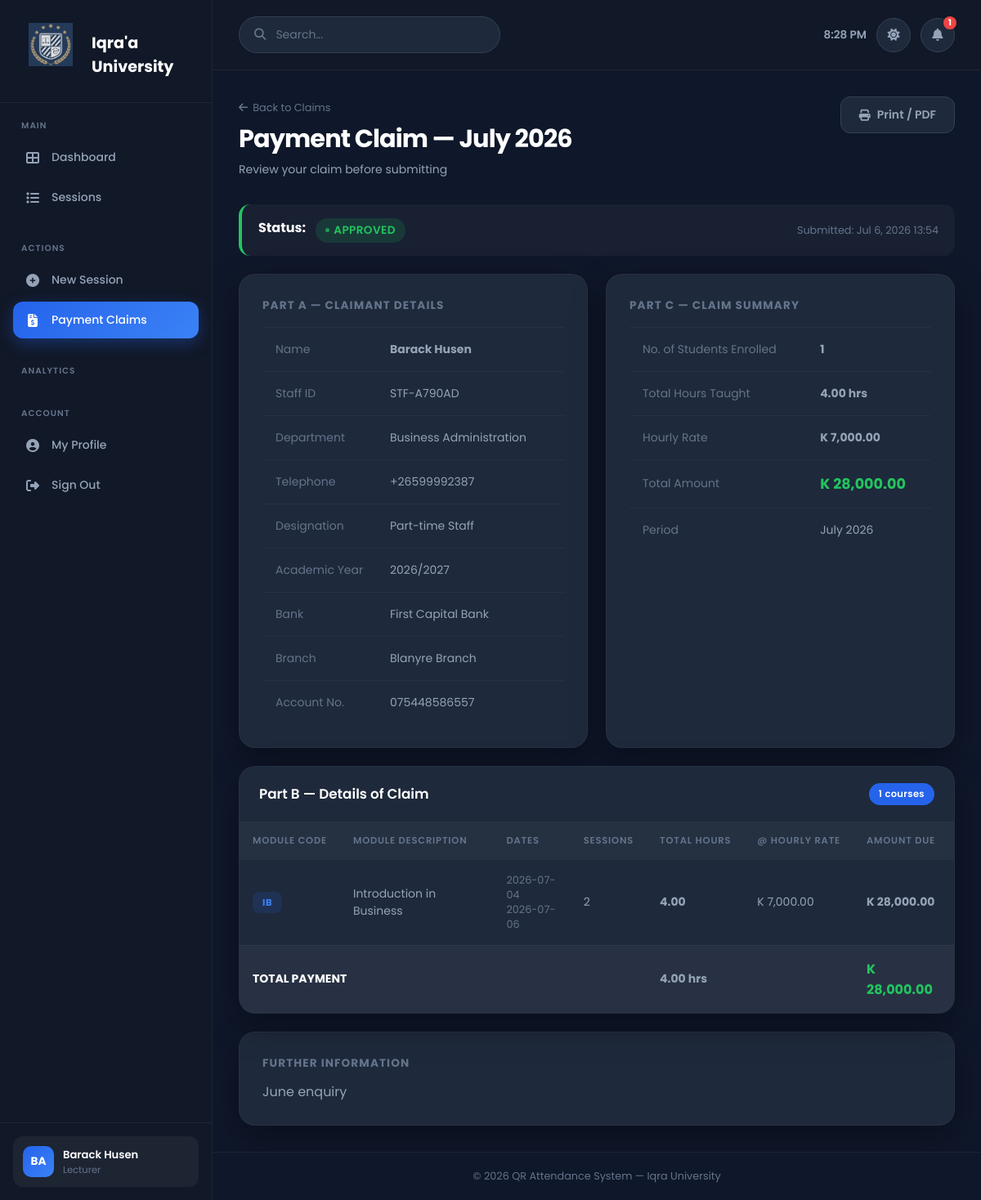
Page /lecturer/claims/2 (signed in) on the committed database.
### tables this page shows
CREATE TABLE `payment_claims` (
  `id` int(10) UNSIGNED NOT NULL,
  `lecturer_id` int(10) UNSIGNED NOT NULL,
  `academic_year` varchar(20) NOT NULL,
  `month` varchar(20) NOT NULL,
  `designation` enum('full_time','part_time') DEFAULT 'part_time',
  `bank_name` varchar(100) DEFAULT NULL,
  `bank_branch` varchar(100) DEFAULT NULL,
  `account_number` varchar(50) DEFAULT NULL,
  `telephone` varchar(30) DEFAULT NULL,
  `hourly_rate` decimal(10,2) DEFAULT 0.00,
  `status` enum('draft','submitted','approved','rejected') DEFAULT 'draft',
  `submitted_at` timestamp NULL DEFAULT NULL,
  `notes` text DEFAULT NULL,
  `created_at` timestamp NOT NULL DEFAULT current_timestamp()
);

CREATE TABLE `users` (
  `id` int(10) UNSIGNED NOT NULL,
  `name` varchar(120) NOT NULL,
  `email` varchar(180) NOT NULL,
  `password` varchar(255) NOT NULL,
  `role` enum('admin','lecturer','student') NOT NULL,
  `is_active` tinyint(1) NOT NULL DEFAULT 1,
  `created_at` timestamp NOT NULL DEFAULT current_timestamp(),
  `updated_at` timestamp NOT NULL DEFAULT current_timestamp() ON UPDATE current_timestamp()
);

CREATE TABLE `lecturers` (
  `id` int(10) UNSIGNED NOT NULL,
  `user_id` int(10) UNSIGNED NOT NULL,
  `department_id` int(10) UNSIGNED DEFAULT NULL,
  `staff_number` varchar(50) NOT NULL,
  `phone` varchar(30) DEFAULT NULL,
  `created_at` timestamp NOT NULL DEFAULT current_timestamp()
);

CREATE TABLE `departments` (
  `id` int(10) UNSIGNED NOT NULL,
  `name` varchar(120) NOT NULL,
  `code` varchar(20) NOT NULL,
  `created_at` timestamp NOT NULL DEFAULT current_timestamp()
);

CREATE TABLE `courses` (
  `id` int(10) UNSIGNED NOT NULL,
  `department_id` int(10) UNSIGNED DEFAULT NULL,
  `lecturer_id` int(10) UNSIGNED DEFAULT NULL,
  `code` varchar(30) NOT NULL,
  `name` varchar(180) NOT NULL,
  `description` text DEFAULT NULL,
  `credit_hours` tinyint(3) UNSIGNED DEFAULT 3,
  `semester` tinyint(3) UNSIGNED DEFAULT NULL,
  `academic_year` varchar(10) DEFAULT NULL,
  `is_active` tinyint(1) NOT NULL DEFAULT 1,
  `created_at` timestamp NOT NULL DEFAULT current_timestamp()
);

### app/views/lecturer/claims/show.php (the view, shortened to what the rows shown need)
<div class="page-title">
    <div>
        <a href="<?= BASE_URL ?>/lecturer/claims" class="back-link">
            <i class="fas fa-arrow-left"></i> Back to Claims
        </a>
        <h1>Payment Claim — <?= $data['monthLabel'] ?></h1>
        <p>Review your claim before submitting</p>
    </div>
    <div style="display:flex;gap:10px">
        <a href="<?= BASE_URL ?>/lecturer/claims/<?= $claim['id'] ?>/print"
           target="_blank" class="btn btn-secondary">
            <i class="fas fa-print"></i> Print / PDF
        </a>
    </div>
</div>
<?php
$statusColor = match($claim['status']) {
    'approved'  => 'var(--success)',
    'rejected'  => 'var(--danger)',
    'submitted' => 'var(--warning)',
    default     => 'var(--text-muted)',
};
?>
<div style="background:rgba(255,255,255,.04);border-radius:14px;padding:16px 20px;
            margin-bottom:22px;border-left:4px solid <?= $statusColor ?>;
            display:flex;justify-content:space-between;align-items:center">
    <div>
        <strong style="color:var(--text)">Status:</strong>
        <span class="badge badge-<?= $claim['status'] === 'approved' ? 'active' : ($claim['status'] === 'rejected' ? 'absent' : 'pending') ?>"
              style="margin-left:8px;font-size:.85rem">
            <?= strtoupper($claim['status']) ?>
        </span>
    </div>
    <?php if ($claim['submitted_at']): ?>
    <div style="font-size:.8rem;color:var(--text-muted)">
        Submitted: <?= date('M j, Y H:i', strtotime($claim['submitted_at'])) ?>
    </div>
    <?php endif; ?>
</div>
<div style="display:grid;grid-template-columns:1fr 1fr;gap:22px;margin-bottom:22px">
    <div class="form-card">
        <h2 style="font-size:.85rem;font-weight:700;text-transform:uppercase;
                   letter-spacing:.08em;color:var(--text-muted);margin-bottom:16px">
            Part A — Claimant Details
        </h2>
        <table class="table">
            <tr>
                <td style="color:var(--text-muted);width:140px">Name</td>
                <td><strong><?= htmlspecialchars($claim['lecturer_name']) ?></strong></td>
            </tr>
            <tr>
                <td style="color:var(--text-muted)">Staff ID</td>
                <td><?= htmlspecialchars($claim['staff_number']) ?></td>
            </tr>
            <tr>
                <td style="color:var(--text-muted)">Department</td>
                <td><?= htmlspecialchars($claim['dept_name'] ?? '—') ?></td>
            </tr>
            <tr>
                <td style="color:var(--text-muted)">Telephone</td>
                <td><?= htmlspecialchars($claim['telephone'] ?? '—') ?></td>
            </tr>
            <tr>
                <td style="color:var(--text-muted)">Designation</td>
                <td><?= $claim['designation'] === 'full_time' ? 'Full-time Staff' : 'Part-time Staff' ?></td>
            </tr>
            <tr>
                <td style="color:var(--text-muted)">Academic Year</td>
                <td><?= htmlspecialchars($claim['academic_year']) ?></td>
            </tr>
            <tr>
                <td style="color:var(--text-muted)">Bank</td>
                <td><?= htmlspecialchars($claim['bank_name'] ?? '—') ?></td>
            </tr>
            <tr>
                <td style="color:var(--text-muted)">Branch</td>
                <td><?= htmlspecialchars($claim['bank_branch'] ?? '—') ?></td>
            </tr>
            <tr>
                <td style="color:var(--text-muted)">Account No.</td>
                <td><?= htmlspecialchars($claim['account_number'] ?? '—') ?></td>
            </tr>
        </table>
    </div>
    <div class="form-card">
        <h2 style="font-size:.85rem;font-weight:700;text-transform:uppercase;
                   letter-spacing:.08em;color:var(--text-muted);margin-bottom:16px">
            Part C — Claim Summary
        </h2>
        <table class="table">
            <tr>
                <td style="color:var(--text-muted)">No. of Students Enrolled</td>
                <td><strong><?= (int)$data['totalStudents'] ?></strong></td>
            </tr>
            <tr>
                <td style="color:var(--text-muted)">Total Hours Taught</td>
                <td><strong><?= number_format($data['totalHours'], 2) ?> hrs</strong></td>
            </tr>
            <tr>
                <td style="color:var(--text-muted)">Hourly Rate</td>
                <td><strong>K <?= number_format($claim['hourly_rate'], 2) ?></strong></td>
            </tr>
            <tr>
                <td style="color:var(--text-muted)">Total Amount</td>
                <td>
                    <strong style="color:var(--success);font-size:1.1rem">
                        K <?= number_format($data['totalAmount'], 2) ?>
                    </strong>
                </td>
            </tr>
            <tr>
                <td style="color:var(--text-muted)">Period</td>
                <td><?= $data['monthLabel'] ?></td>
            </tr>
        </table>
    </div>
</div>
<div class="panel">
    <div class="panel-header">
        <h2>Part B — Details of Claim</h2>
        <span class="badge badge-count"><?= count($data['courses']) ?> courses</span>
    </div>
    <div class="table-wrap">
        <?php if (empty($data['courses'])): ?>
        <div class="empty-state">
            <p>No sessions found for this period.</p>
        </div>
        <?php else: ?>
        <table class="table">
            <thead>
                <tr>
                    <th>Module Code</th>
                    <th>Module Description</th>
                    <th>Dates</th>
                    <th>Sessions</th>
                    <th>Total Hours</th>
                    <th>@ Hourly Rate</th>
                    <th>Amount Due</th>
                </tr>
            </thead>
            <tbody>
            <?php foreach ($data['courses'] as $c): ?>
                <?php $amount = $c['total_hours'] * $claim['hourly_rate']; ?>
                <tr>
                    <td><span class="course-code-badge"><?= htmlspecialchars($c['code']) ?></span></td>
                    <td><?= htmlspecialchars($c['course_name']) ?></td>
                    <td style="font-size:.8rem;color:var(--text-muted)">
                        <?= $c['first_date'] ?><br><?= $c['last_date'] ?>
                    </td>
                    <td><?= (int)$c['session_count'] ?></td>
                    <td><strong><?= number_format($c['total_hours'], 2) ?></strong></td>
                    <td>K <?= number_format($claim['hourly_rate'], 2) ?></td>
                    <td><strong>K <?= number_format($amount, 2) ?></strong></td>
                </tr>
            <?php endforeach; ?>
            </tbody>
            <tfoot>
                <tr style="background:rgba(255,255,255,.04)">
                    <td colspan="4" style="font-weight:700;color:var(--text)">TOTAL PAYMENT</td>
                    <td><strong><?= number_format($data['totalHours'], 2) ?> hrs</strong></td>
                    <td></td>
                    <td>
                        <strong style="color:var(--success);font-size:1rem">
                            K <?= number_format($data['totalAmount'], 2) ?>
                        </strong>
                    </td>
                </tr>
            </tfoot>
        </table>
        <?php endif; ?>
    </div>
</div>
<?php if ($claim['notes']): ?>
<div class="form-card" style="margin-top:22px">
    <h2 style="font-size:.85rem;font-weight:700;text-transform:uppercase;
               letter-spacing:.08em;color:var(--text-muted);margin-bottom:12px">
        Further Information
    </h2>
    <p style="color:var(--text-light)"><?= htmlspecialchars($claim['notes']) ?></p>
</div>
<?php endif; ?>

### app/core/Router.php (shortened to what the rows shown need)
<?php
class Router
{
    private array $routes = [];
    private function addRoute(string $method, string $path, string $handler, array $middleware): void
    {
        $this->routes[] = compact('method', 'path', 'pattern', 'handler', 'middleware');
    }
    public function dispatch(): void
{
    $method     = $_SERVER['REQUEST_METHOD'];
    $requestUri = strtok($_SERVER['REQUEST_URI'], '?');
    $scriptDir  = str_replace('\\', '/', dirname($_SERVER['SCRIPT_NAME']));
    $basePath   = rtrim($scriptDir, '/');
    $uri        = '/' . ltrim(substr($requestUri, strlen($basePath)), '/');
    $uri = preg_replace('#^/index\.php(/|$)#', '/', $uri);
    foreach ($this->routes as $route) {
            if ($route['method'] !== $method) {
                continue;
            }
            if (!preg_match($route['pattern'], $uri, $matches)) {
                continue;
            }
            $params = array_filter($matches, 'is_string', ARRAY_FILTER_USE_KEY);
            [$class, $action] = explode('@', $route['handler']);
            $controller = new $class();
            $controller->$action($params);
            return;
        }
    }
}

### app/views/layouts/header.php (shortened to what the rows shown need)
<!DOCTYPE html>
<html lang="en">
<head>
    <link rel="stylesheet" href="https://cdnjs.cloudflare.com/ajax/libs/font-awesome/6.5.1/css/all.min.css">
    <link rel="stylesheet" href="<?= BASE_URL ?>/assets/css/app.css">
</head>
<body>
<?php if (Auth::check()): ?>
<div class="wrapper">
    <aside class="sidebar" id="sidebar">
        <div class="sidebar-logo">
            <div class="auth-logo">
    <img src="<?= BASE_URL ?>/assets/images/logo.webp"
         alt="IQRA'A e-Attendance Logo">
</div>
            <span>Iqra'a University</span>
        </div>
        <?php if (Auth::isAdmin()): ?>
        <div class="sidebar-section">
            <div class="sidebar-section-label">Main</div>
            <ul>
                <li><a href="<?= BASE_URL ?>/admin/dashboard"><i class="fas fa-th-large"></i> Dashboard</a></li>
            </ul>
        </div>
        <div class="sidebar-section">
            <div class="sidebar-section-label">Management</div>
            <ul>
                <li><a href="<?= BASE_URL ?>/admin/users"><i class="fas fa-users"></i> Users</a></li>
                <li><a href="<?= BASE_URL ?>/admin/courses"><i class="fas fa-book"></i> Courses</a></li>
                <li><a href="<?= BASE_URL ?>/admin/departments"><i class="fas fa-building"></i> Departments</a></li>
            </ul>
        </div>
        <div class="sidebar-section">
    <div class="sidebar-section-label">Analytics</div>
    <ul>
        <li><a href="<?= BASE_URL ?>/admin/reports">
            <i class="fas fa-chart-bar"></i> Reports</a></li>
        <li><a href="<?= BASE_URL ?>/admin/claims">
            <i class="fas fa-file-invoice-dollar"></i> Payment Claims</a></li>
    </ul>
</div>
        <?php elseif (Auth::isLecturer()): ?>
<div class="sidebar-section">
    <div class="sidebar-section-label">Main</div>
    <ul>
        <li><a href="<?= BASE_URL ?>/lecturer/dashboard"><i class="fas fa-th-large"></i> Dashboard</a></li>
        <li><a href="<?= BASE_URL ?>/lecturer/sessions"><i class="fas fa-list"></i> Sessions</a></li>
    </ul>
</div>
<div class="sidebar-section">
    <div class="sidebar-section-label">Actions</div>
    <ul>
        <li><a href="<?= BASE_URL ?>/lecturer/sessions/create"><i class="fas fa-plus-circle"></i> New Session</a></li>
        <li><a href="<?= BASE_URL ?>/lecturer/claims"><i class="fas fa-file-invoice-dollar"></i> Payment Claims</a></li>
    </ul>
</div>
<div class="sidebar-section">
    <div class="sidebar-section-label">Analytics</div>
</div>
        <?php endif; ?>
        <div class="sidebar-section">
            <div class="sidebar-section-label">Account</div>
            <ul>
                <li><a href="<?= BASE_URL ?>/profile"><i class="fas fa-user-circle"></i> My Profile</a></li>
                <li><a href="<?= BASE_URL ?>/logout"><i class="fas fa-sign-out-alt"></i> Sign Out</a></li>
            </ul>
        </div>
        <div class="sidebar-footer">
            <div class="sidebar-user">
                <div class="sidebar-avatar">
                    <?= strtoupper(substr(Auth::user()['name'], 0, 2)) ?>
                </div>
                <div class="sidebar-user-info">
                    <h4><?= htmlspecialchars(Auth::user()['name']) ?></h4>
                    <p><?= ucfirst(Auth::role()) ?></p>
                </div>
            </div>
        </div>
    </aside>
    <div class="main">
        <div class="topbar">
            <div class="topbar-left">
                <div class="search-box">
                    <i class="fas fa-search"></i>
                    <input type="text" placeholder="Search...">
                </div>
            </div>
            <div class="topbar-right">
                <span class="topbar-clock" id="clock"></span>
                <button class="icon-btn" id="themeToggle" title="Toggle theme" aria-label="Toggle dark/light mode">
                </button>
                <button class="icon-btn" title="Notifications">
                    <i class="fas fa-bell"></i>
                    <span class="notif-badge">1</span>
                </button>
            </div>
        </div>
        <div class="page-content">
<?php endif; ?>

### rows in the picture
payment_claims: users.name "BA", users.name "Barack Husen", status "APPROVED", submitted_at "Jul 6, 2026 13:54", lecturer.staff_number "STF-A790AD", departments.name "Business Administration", telephone "+26599992387", academic_year "2026/2027", bank_name "First Capital Bank", bank_branch "Blanyre Branch", account_number "075448586557", hourly_rate "7,000.00", notes "June enquiry"
courses: code "IB", name "Introduction in Business", first_date "2026-07-04", last_date "2026-07-06", session_count "2", total_hours "4.00", amount "28,000.00"
